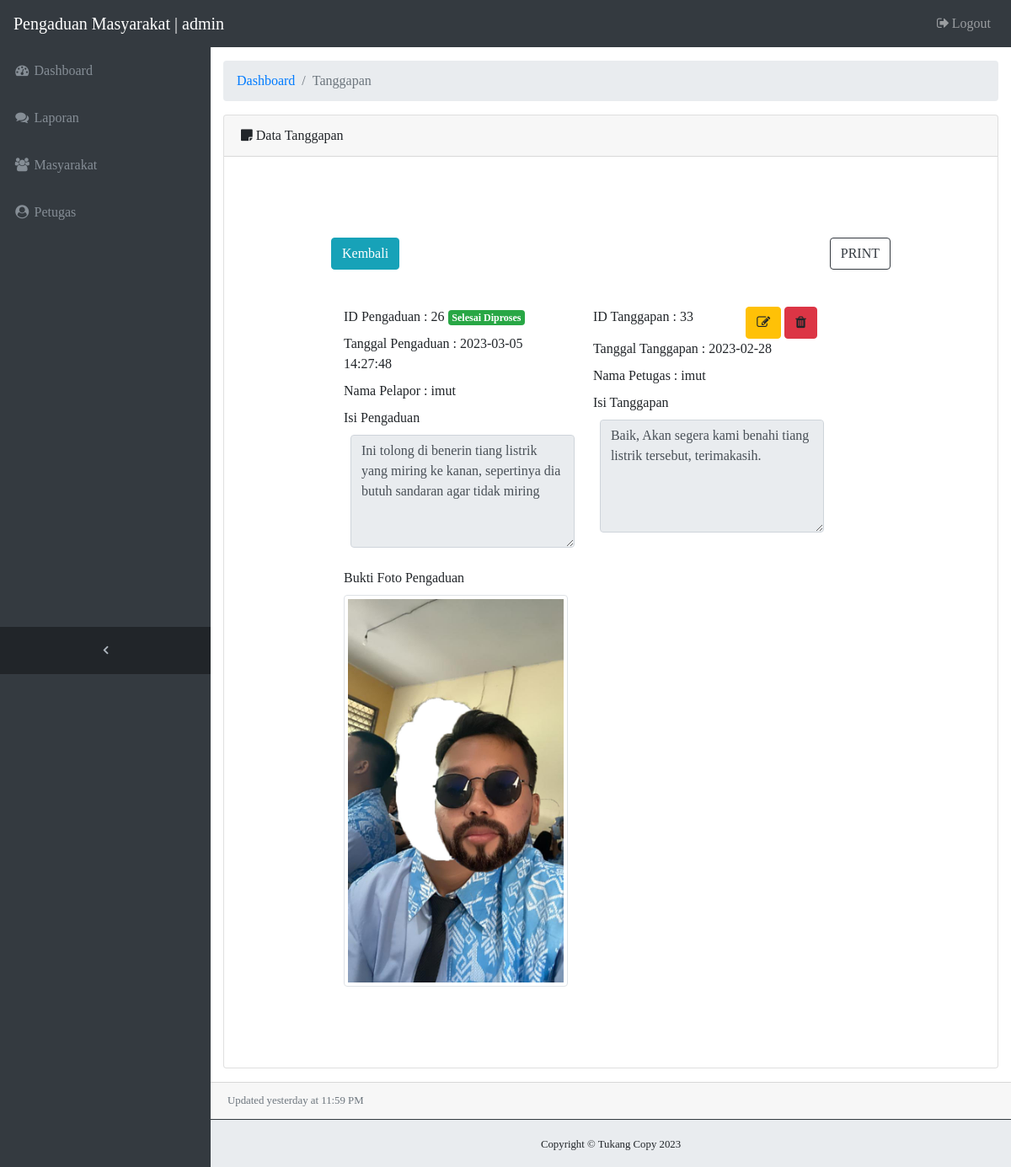
/admin/tanggapan1.php?id=26 (signed in), run on the app's committed database.
### tables this page shows
CREATE TABLE `pengaduan` (
  `id_pengaduan` int(11) NOT NULL,
  `tgl_pengaduan` timestamp NOT NULL DEFAULT current_timestamp() ON UPDATE current_timestamp(),
  `nik` char(16) NOT NULL,
  `isi_laporan` text NOT NULL,
  `foto` varchar(255) NOT NULL,
  `status` int(1) NOT NULL
);

CREATE TABLE `masyarakat` (
  `nik` char(16) NOT NULL,
  `nama` varchar(35) NOT NULL,
  `username` varchar(25) NOT NULL,
  `password` varchar(255) NOT NULL,
  `telp` varchar(13) NOT NULL
);

CREATE TABLE `tanggapan` (
  `id_tanggapan` int(11) NOT NULL,
  `id_pengaduan` int(11) NOT NULL,
  `tgl_tanggapan` date NOT NULL,
  `tanggapan` text NOT NULL,
  `id_petugas` int(11) NOT NULL
);

CREATE TABLE `petugas` (
  `id_petugas` int(11) NOT NULL,
  `nama_petugas` varchar(35) NOT NULL,
  `username` varchar(25) NOT NULL,
  `password` varchar(255) NOT NULL,
  `telp` varchar(13) NOT NULL,
  `level` int(1) NOT NULL
);

### admin/tanggapan1.php (the view, shortened to what this page needs)
<?php
require_once 'includes/header.php';
$id_pengaduan = $_GET['id'];
$query = mysqli_query($connect, "SELECT p.id_pengaduan, p.tgl_pengaduan, m.nama, p.isi_laporan, p.foto, p.status, t.id_tanggapan, t.tgl_tanggapan, t.tanggapan, pe.nama_petugas
FROM pengaduan AS p LEFT JOIN tanggapan AS t ON p.id_pengaduan = t.id_pengaduan
LEFT JOIN petugas AS pe ON t.id_petugas = pe.id_petugas
LEFT JOIN masyarakat AS m ON p.nik = m.nik
WHERE p.id_pengaduan=$id_pengaduan");
$data = mysqli_fetch_array($query);
?>
<div class="content-wrapper">
  <div class="container-fluid">
    <ol class="breadcrumb">
      <li class="breadcrumb-item">
        <a href="dashboard.php">Dashboard</a>
      </li>
      <li class="breadcrumb-item active">Tanggapan</li>
    </ol>
    <div class="card mb-3">
      <div class="card-header">
        <i class="fa fa-sticky-note"></i> Data Tanggapan
      </div>
      <div class="row">
        <div class="col-sm-6 col-md-7 col-lg-10 mx-auto">
          <div class="card border-0 shadow rounded-3 my-5">
            <div class="card-body p-4 p-sm-5">
              <div class="float" style="padding-bottom:20px;">
                <div>
                  <a class="btn btn-info" href="laporan.php">Kembali</a>
                  <div class="float-right" style="padding-bottom:200px;" >
                    <button onclick="window.print()" class = "btn btn-outline-dark">PRINT</button>
                  </div>
                </div>
              </div>
              <div class="row mt-4">
                <div class="col-6">
                  <div class="form-group">
                    <label for="id_pengaduan">ID Pengaduan : <?php echo $data[0]; ?>
                      <?php
                      if ($data[5] == 1) {
                        echo "<span class='badge badge-info'>Sedang Diproses</span>";
                      } else if ($data[5] == 2) {
                        echo "<span class='badge badge-success'>Selesai Diproses</span>";
                      } else {
                        echo "<span class='badge badge-warning'>Belum Diproses</span>";
                      }
                      ?>
                    </label><br>
                    <label for="tgl_pengaduan">Tanggal Pengaduan : <?php echo $data[1]; ?></label><br>
                    <label for="nama_pelapor">Nama Pelapor : <?php echo $data[2]; ?></label><br>
                    <label for="isi_laporan">Isi Pengaduan</label>
                    <textarea class="form-control ml-2" id="isi_laporan" name="isi_laporan" rows="5" readonly><?php echo $data[3]; ?></textarea><br>
                    <label for="foto">Bukti Foto Pengaduan</label><br>
                    <img src="../images/pengaduan/<?php echo $data[4]; ?>" class="img-fluid rounded float-left d-block img-thumbnail" alt="Bukti Foto">
                  </div>
                </div>
                <div class="col-6">
                  <div class="form-group">
                    <div class="float-right">
                      <?php
                      if ($data[5] == 0) {
                        echo '<a class="btn btn-success"  data-toggle="modal" data-target="#tambahTanggapan"><i class="fa fa-plus"></i></a>';
                      } else {
                        echo '<a class="btn btn-warning"  data-toggle="modal" data-target="#editTanggapan"><i class="fa fa-edit"></i></a>';
                        echo ' <a class="btn btn-danger" data-toggle="modal" data-target="#hapusTanggapan"><i class="fa fa-trash"></i></a>';
                      }
                      ?>
                    </div>
                    <label for="id_pengaduan">ID Tanggapan : <?php echo $data[6]; ?></label><br>
                    <label for="tgl_pengaduan">Tanggal Tanggapan : <?php echo $data[7]; ?></label><br>
                    <label for="nama_petugas">Nama Petugas : <?php echo $data[9]; ?></label><br>
                    <label for="isi_laporan">Isi Tanggapan</label>
                    <textarea class="form-control ml-2" id="isi_laporan" name="isi_laporan" rows="5" readonly><?php echo $data[8]; ?></textarea><br>
                  </div>
                </div>
              </div>
            </div>
          </div>
        </div>
      </div>
    </div>
  </div>
  <div class="card-footer small text-muted">Updated yesterday at 11:59 PM</div>
</div>
<?php require_once 'includes/footer.php'; ?>

### admin/includes/header.php (shortened to what this page needs)
<!DOCTYPE html>
<html>
  <head>
    <link href="../assets/bootstrap/css/bootstrap.min.css" rel="stylesheet">
    <link href="../assets/font-awesome/css/font-awesome.min.css" rel="stylesheet" type="text/css">
    <link href="../assets/datatables/dataTables.bootstrap4.css" rel="stylesheet">
    <link href="../assets/custom/custom.css" rel="stylesheet">
    <link href="../assets/custom/fpdf.css" rel="stylesheet">
  </head>
  <body class="fixed-nav sticky-footer bg-dark">
    <nav class="navbar navbar-expand-lg navbar-dark bg-dark fixed-top" id="mainNav">
      <a class="navbar-brand" href="dashboard.php">Pengaduan Masyarakat | <?php echo $_SESSION['username']; ?></a>
      <?php
      if ($_SESSION['level'] == 1) {
				 	?>
      <div class="collapse navbar-collapse" id="navbarResponsive">
        <ul class="navbar-nav navbar-sidenav" id="exampleAccordion">
          <li class="nav-item" data-toggle="tooltip" data-placement="right" title="Dashboard">
            <a class="nav-link" href="dashboard.php">
              <i class="fa fa-fw fa-dashboard"></i>
              <span class="nav-link-text">Dashboard</span>
            </a>
          </li>
          <li class="nav-item" data-toggle="tooltip" data-placement="right" title="Laporan">
            <a class="nav-link" href="laporan.php">
              <i class="fa fa-fw fa-comments"></i>
              <span class="nav-link-text">Laporan</span>
            </a>
          </li>
          <li class="nav-item" data-toggle="tooltip" data-placement="right" title="Masyarakat">
            <a class="nav-link" href="masyarakat.php">
              <i class="fa fa-fw fa-users"></i>
              <span class="nav-link-text">Masyarakat</span>
            </a>
          </li>
          <li class="nav-item" data-toggle="tooltip" data-placement="right" title="Petugas">
            <a class="nav-link" href="petugas.php">
              <i class="fa fa-fw fa-user-circle"></i>
              <span class="nav-link-text">Petugas</span>
            </a>
          </li>
        </ul>
        <ul class="navbar-nav sidenav-toggler">
          <li class="nav-item">
            <a class="nav-link text-center" id="sidenavToggler">
              <i class="fa fa-fw fa-angle-left"></i>
            </a>
          </li>
        </ul>
        <ul class="navbar-nav ml-auto">
          <li class="nav-item">
            <a class="nav-link" data-toggle="modal" data-target="#logout">
              <i class="fa fa-fw fa-sign-out"></i>Logout</a>
          </li>
        </ul>
      </div>
      <?php
      }
				 	?>
    </nav>

### admin/includes/footer.php (shortened to what this page needs)
<footer class="sticky-footer">
  <div class="container">
    <div class="text-center">
      <small>Copyright © Tukang Copy 2023 </small>
    </div>
  </div>
</footer>
</body>
</html>

### assets/custom/custom.css (style rules this page uses)
html { position: relative; min-height: 100%; }
body { overflow-x: hidden; }
body.sticky-footer { margin-bottom: 56px; }
body.sticky-footer .content-wrapper { min-height: calc(100vh - 56px - 56px); }
body.fixed-nav { padding-top: 56px; }
.content-wrapper { min-height: calc(100vh - 56px); padding-top: 1rem; }
#mainNav .navbar-collapse { overflow: auto; max-height: 75vh; }
#mainNav .navbar-collapse .navbar-nav .nav-item .nav-link { cursor: pointer; }
#mainNav .navbar-collapse .sidenav-toggler { display: none; }
@media (min-width: 992px) { #mainNav .navbar-brand { width: 250px; } }
@media (min-width: 992px) { #mainNav .navbar-collapse { overflow: visible; max-height: none; } }
@media (min-width: 992px) { #mainNav .navbar-collapse .navbar-sidenav { position: absolute; top: 0; left: 0; -webkit-flex-direction: column; -ms-flex-direction: column; flex-direction: column; margin-top: 56px; } }
@media (min-width: 992px) { #mainNav .navbar-collapse .navbar-sidenav > .nav-item { width: 250px; padding: 0; } }
@media (min-width: 992px) { #mainNav .navbar-collapse .navbar-sidenav > .nav-item > .nav-link { padding: 1em; } }
#mainNav.fixed-top .sidenav-toggler { display: none; }
@media (min-width: 992px) { #mainNav.fixed-top .navbar-sidenav { height: calc(100vh - 112px); } }
@media (min-width: 992px) { #mainNav.fixed-top .sidenav-toggler { position: absolute; top: 0; left: 0; display: flex; -webkit-flex-direction: column; -ms-flex-direction: column; flex-direction: column; margin-top: calc(100vh - 56px); } }
@media (min-width: 992px) { #mainNav.fixed-top .sidenav-toggler > .nav-item { width: 250px; padding: 0; } }
@media (min-width: 992px) { #mainNav.fixed-top .sidenav-toggler > .nav-item > .nav-link { padding: 1em; } }
#mainNav.fixed-top.navbar-dark .sidenav-toggler { background-color: #212529; }
#mainNav.fixed-top.navbar-dark .sidenav-toggler a i { color: #adb5bd; }
.content-wrapper { overflow-x: hidden; background: white; }
@media (min-width: 992px) { .content-wrapper { margin-left: 250px; } }
#sidenavToggler i { font-weight: 800; }
#mainNav.navbar-dark .navbar-collapse .navbar-sidenav > .nav-item > .nav-link { color: #868e96; }
@media (min-width: 992px) { #mainNav.navbar-dark .navbar-collapse .navbar-sidenav { background: #343a40; } }
footer.sticky-footer { position: absolute; right: 0; bottom: 0; width: 100%; height: 56px; background-color: #e9ecef; line-height: 55px; }
@media (min-width: 992px) { footer.sticky-footer { width: calc(100% - 250px); } }

### admin/php_action/fpdf.css (style rules this page uses)
body { font-family:"Times New Roman",serif }

### data on the page
pengaduan: id_pengaduan "26", tgl_pengaduan "2023-03-05 14:27:48", nik.nama "imut", isi_laporan "Ini tolong di benerin tiang listrik yang miring ke kanan, sepertinya dia butuh sandaran agar tidak miring", foto (picture), tanggapan.id_tanggapan "33", tanggapan.tgl_tanggapan "2023-02-28", petugas.nama_petugas "imut", isi_laporan "Baik, Akan segera kami benahi tiang listrik tersebut, terimakasih."

### other printed values
$_SESSION['username'] "admin"
